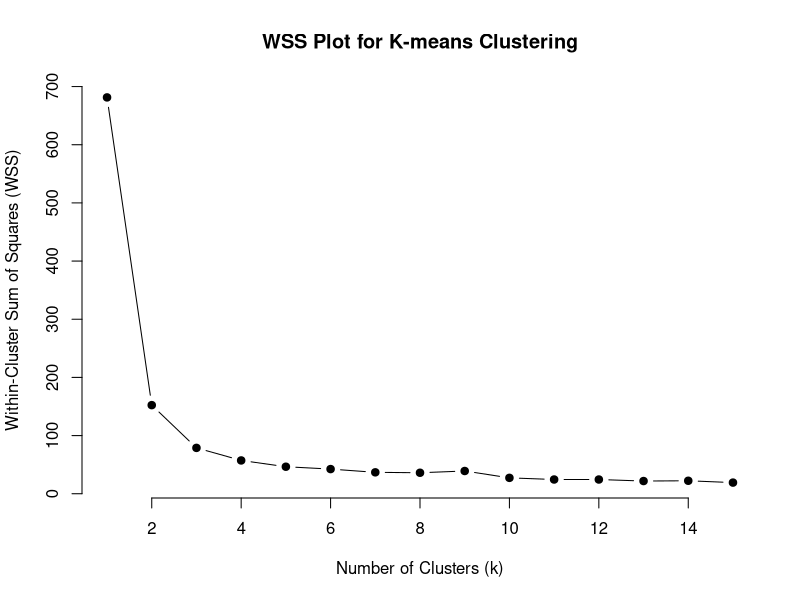
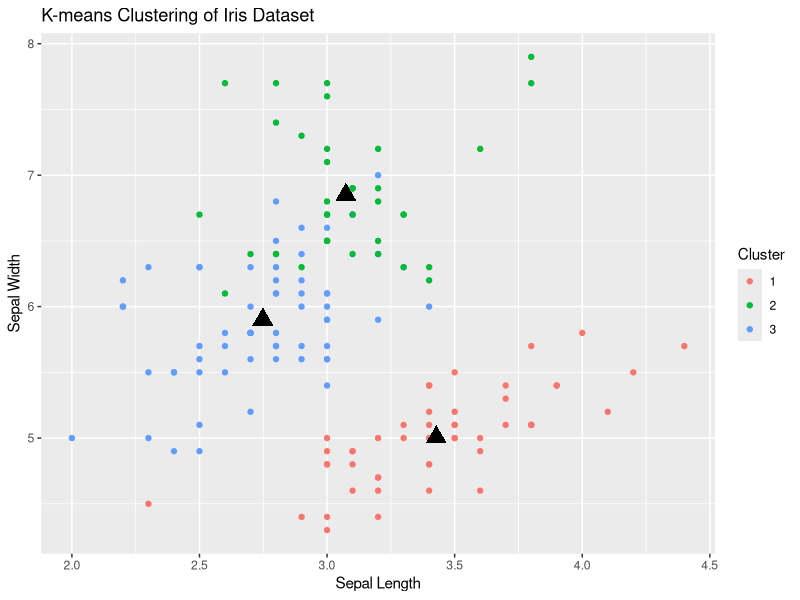

Generate these figures, in order, with R:
# Load the required libraries
library(ggplot2)

# Define the wssplot function
wssplot <- function(data, max_k = 10) {
  wss <- sapply(1:max_k, function(k){
    kmeans(data, centers = k)$tot.withinss
  })
  plot(1:max_k, wss, type = "b", pch = 19, frame = FALSE, 
       xlab = "Number of Clusters (k)",
       ylab = "Within-Cluster Sum of Squares (WSS)",
       main = "WSS Plot for K-means Clustering")
}


# Load the iris dataset
data(iris)

# Selecting only numeric variables for clustering
iris_numeric <- iris[, 1:4]


# Plot the WSS plot
wssplot(iris_numeric, max_k=15)

# Perform k-means clustering with the optimal number of clusters
optimal_k <- 3  # Assuming the optimal number of clusters from the WSS plot
kmeans_result <- kmeans(iris_numeric, centers = optimal_k)


# Add cluster labels to the original data set
iris_clustered <- cbind(iris_numeric, Cluster = kmeans_result$cluster)

# Extract cluster centers for plotting
centroids <- kmeans_result$centers

# Plot the clusters with centroids
ggplot(iris_clustered, aes(y=Sepal.Length, x=Sepal.Width, color=factor(Cluster))) +
  geom_point() +
  geom_point(data = as.data.frame(centroids), aes(y = Sepal.Length, x = Sepal.Width),
             color = "black", shape = 17, size = 5) +  # Add centroids
  labs(title = "K-means Clustering of Iris Dataset",
       x = "Sepal Length",
       y = "Sepal Width",
       color = "Cluster")


